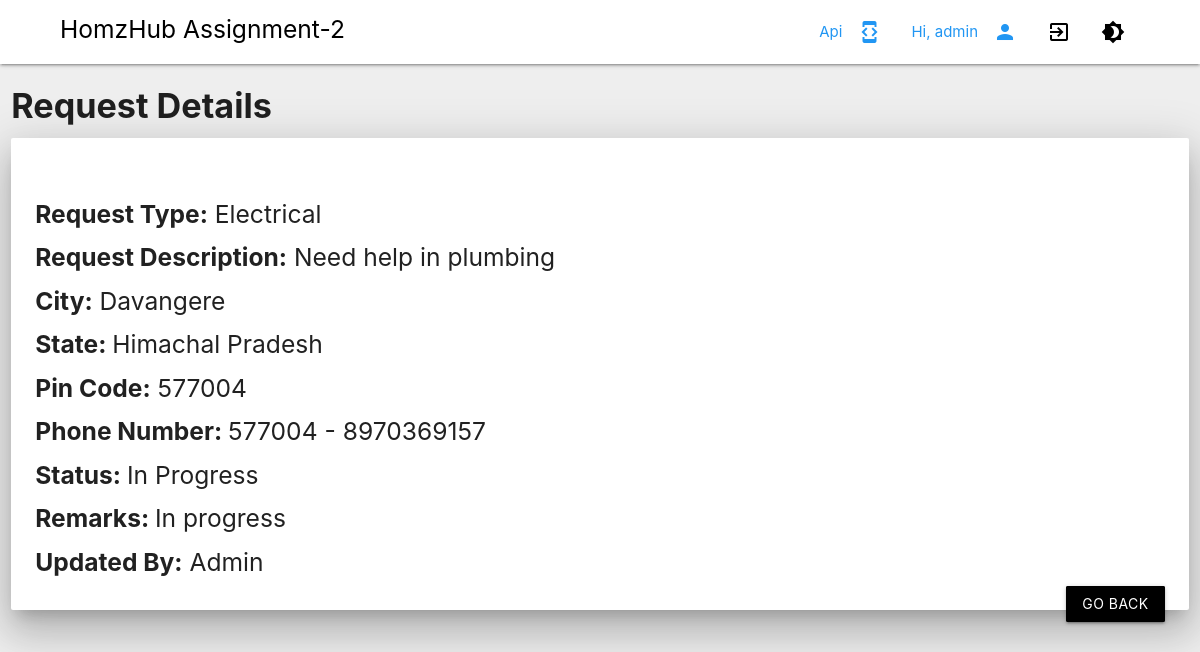
The page /ReqDetail/1/ (signed in) on the database its author committed.
### mysite/models.py (models this page shows, shortened)
class UserRequest(models.Model):
  RequestedUser = models.ForeignKey(User, on_delete=models.CASCADE, related_name='UserRequest_user', default = "")
  RequestType = models.ForeignKey(RequestTypeMaster, on_delete=models.CASCADE, related_name='UserRequest_type')
  RequestDesc = models.TextField(default = "")
  City = models.TextField(default = "")
  State = models.ForeignKey(StateMaster, on_delete=models.CASCADE, related_name='UserRequest_state')
  Pincode = models.IntegerField(default=0)
  PhoneCode = models.TextField(default = "")
  Phone = models.IntegerField(default = "")
  Status  = models.ForeignKey(StatusMaster, on_delete=models.CASCADE, related_name='UserRequest_Status')
  Remark = models.TextField(default = "")
  created = models.DateTimeField(auto_now_add=True)

class RequestTypeMaster(models.Model):
  RequestType = models.TextField(default = "")
  def __str__(self):
    return self.RequestType

class StateMaster(models.Model):
  StateName = models.TextField(default = 1)
  StateCode = models.IntegerField(default=0)
  created = models.DateTimeField(auto_now_add=True)
  def __str__(self):
    return self.StateName

class StatusMaster(models.Model):
  StatusType = models.TextField(default="")
  def __str__(self):
    return self.StatusType

### mysite/views.py (the view)
# urls.py: path('ReqDetail/<id>/', ReqDetail, name='ReqDetail'),
def ReqDetail(request, id):
    if not request.user.is_authenticated:
      return render(request, 'Login.html')
    Request = UserRequest.objects.filter(RequestedUser=request.user, id=id)
    context = {
        'Request':Request
      }
    return render(request, 'RequestDetail.html', context)

### templates/RequestDetail.html (shortened to what this page needs)
{% extends 'Base.html' %}
{% block content %}
{% for request in Request%}
<div class="row">
  <div class="col s12">
    <h4><b>Request Details</b></h4>
    <div class="card z-depth-5 hoverable">
      <div class="card-content">
          <br>
                  <h5><b>Request Type:</b> {{request.RequestType}}</h5>
                  <h5><b>Request Description:</b> {{ request.RequestDesc}}</h5>
                  <h5><b>City:</b> {{request.City }}</h5>
                  <h5><b>State: </b>{{ request.State}}</h5>
                  <h5><b>Pin Code:</b> {{ request.Pincode}}</h5>
                  <h5><b> Phone Number: </b>{{ request.PhoneCode}} - {{ request.Phone}} </h5>
                  <h5><b>Status: </b>{{ request.Status}}</h5>
                  <h5><b>Remarks: </b>{{ request.Remark}}</h5>
                  <h5><b>Updated By:</b> Admin </h5>
  <a class="btn waves-effect waves-light right black pulse" href="/request/" type="submit">Go Back</a>
       {%empty%}
       <h4><b> Sorry no data found.</b></h4>
        </div>
    </div>
  </div>
</div>
{% endfor %}
{% endblock content %}

### templates/Base.html (shortened to what this page needs)
{% load static %}
<link rel="stylesheet" href="https://cdnjs.cloudflare.com/ajax/libs/materialize/1.0.0-beta/css/materialize.min.css">
<link rel="stylesheet" href="{% static 'css/BodyDarkTogglee.css' %}">
{% block header %}
<div class="navbar-fixed">
<nav>
     <div class="nav-wrapper">
          <ul class="left">
              <li><a href="collapsible.html" class="label-icon"></a><i class="material-icons"></i></li>
              <li><a href="collapsible.html" class="label-icon"></a><i class="material-icons"></i></li>
              <li><h5 href = "/Dashboard/" class="tooltipped"  data-position="bottom" data-tooltip="HomzHub"> HomzHub Assignment-2</h5></li>
          </ul>
          <ul class="hide-on-med-and-down right">
                <li><a href ="/RawData/" class="blue-text tooltipped"  data-position="bottom" data-tooltip="Api"><i class="material-icons right">developer_mode</i> Api </a></li>
                <li><a class="blue-text tooltipped"  data-position="bottom" data-tooltip="Welcome {{user}}"><i class="material-icons right">person</i> Hi, {{user | truncatechars:12}} </a></li>
                <li><a onclick="myLogout();" class="black-text tooltipped"  data-position="bottom" data-tooltip="Logout from application"><i class="material-icons">exit_to_app</i></a></li>
                <li><a class="dark-toggle tooltipped black-text" onclick="myDark()"  data-position="bottom"  data-tooltip="Toggle dark/light themes" ><i class="material-icons">brightness_4</i></a></li>
                <li><a href="collapsible.html" class="label-icon"></a><i class="material-icons"></i></li>
                <li><a href="collapsible.html" class="label-icon"></a><i class="material-icons"></i></li>
            </ul>
     </div>
</nav>
</div>
{% endblock header %}
{% block content %}{% endblock content %}

### static/css/BodyDarkTogglee.css (style rules this page uses)
body nav { background-color: white; color: black; }

### rows shown on the page
UserRequest: RequestType "Electrical", RequestDesc "Need help in plumbing", City "Davangere", State "Himachal Pradesh", Pincode "577004", PhoneCode "577004", Phone "8970369157", Status "In Progress", Remark "In progress"

### other values the page prints
{{ user | truncatechars:12 }} "admin"
